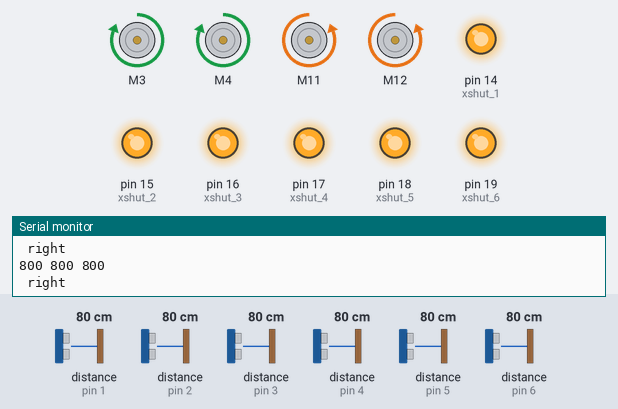
The sketch below on a simulated Arduino Mega 2560, built with avr-gcc and run on an emulated ATmega2560. Shown: 4 × DC motor (green arrow = forward, orange = backward, longer = faster), output pins drawn as LEDs (lit = HIGH), the last lines printed to the serial monitor. Inputs (shaded band) come from the test bench; at power-on: distance to the obstacle (sensors on pin 1, pin 2, pin 3, pin 4, pin 5, pin 6) 80 cm.

Above: at 1.3 s.
1.4 s: distance to the obstacle (sensor on pin 1) set to 22 cm
4.4 s: distance to the obstacle (sensor on pin 1) set to 19 cm
At 5.5 s:
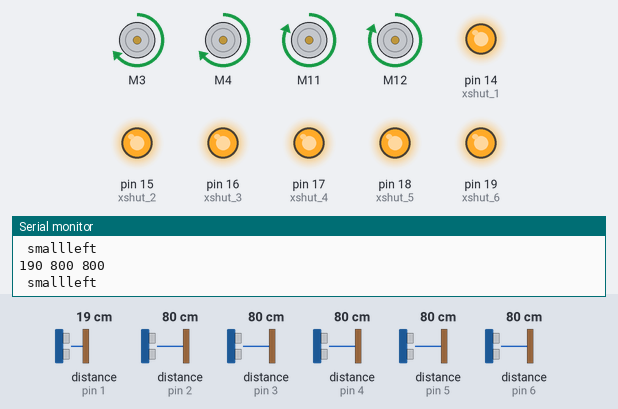
6.1 s: distance to the obstacle (sensor on pin 2) set to 65 cm
7.6 s: distance to the obstacle (sensor on pin 2) set to 57 cm
At 8.9 s:
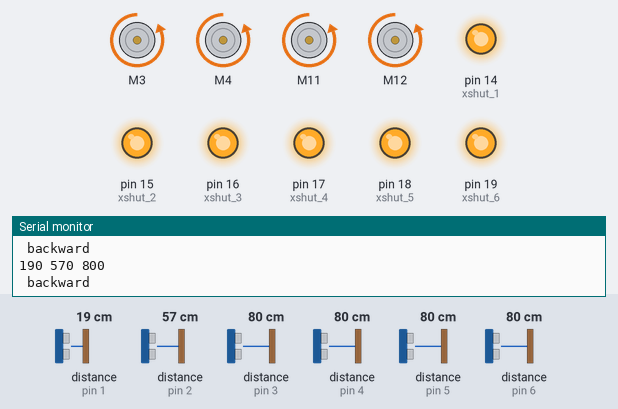
9.3 s: distance to the obstacle (sensor on pin 2) set to 120 cm
At 9.9 s:
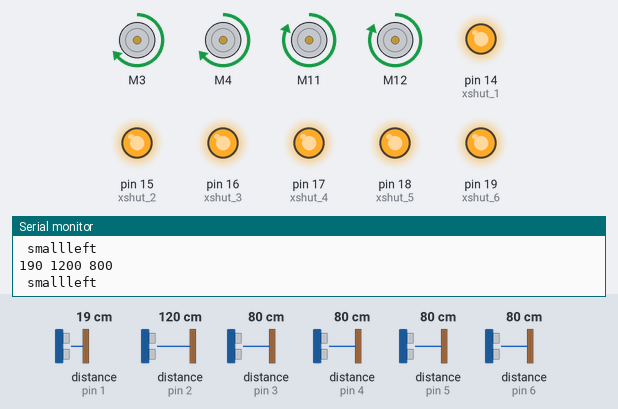
10.9 s: distance to the obstacle (sensor on pin 2) set to 2 cm
At 12.2 s:
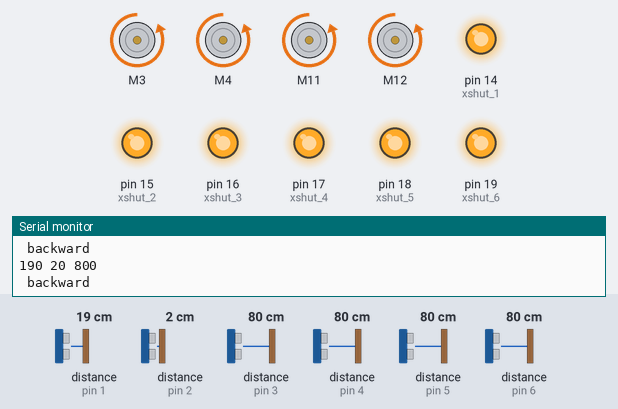
Timing chart, 0 to 13.5 s (numbered marks = the images above; inputs shaded):
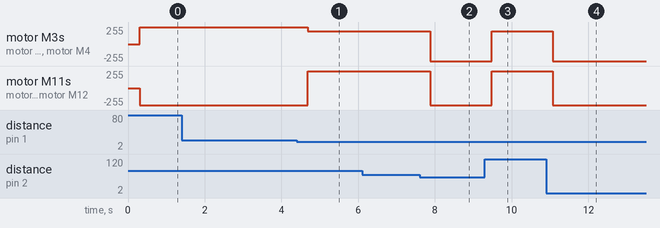

The sketch:

sumo1.ino
```cpp
#include <Wire.h>
#include <VL53L0X.h>
#include <SparkFun_TB6612.h>

#include "Adafruit_VL53L0X.h"
Adafruit_VL53L0X lox = Adafruit_VL53L0X();

#include <QTRSensors.h>

QTRSensors qtr;
QTRSensors qtr2;

const uint8_t SensorCount = 8;
int sensorValues1[SensorCount];
int sensorValues2[SensorCount];

VL53L0X laser_1;
VL53L0X laser_2;
VL53L0X laser_3;
VL53L0X laser_4;
VL53L0X laser_5;
VL53L0X laser_6;

#define  xshut_1 14
#define  xshut_2 15
#define  xshut_3 16
#define  xshut_4 17
#define  xshut_5 18
#define  xshut_6 19

int a, b, c, d, e, f;

#define L1_LED 33
#define L2_LED 32

#define PWM_1 8
#define PWM_2 9

#define M1_a2 2
#define M1_a1 3
#define M1_b1 4
#define M1_b2 5
#define STBY 20


#define M2_a2 10
#define M2_a1 11
#define M2_b1 12
#define M2_b2 13

const int offsetA = 1;
const int offsetB = 1;

#define buzzer 46

boolean Flag1 = true;

Motor motor1 = Motor(M1_a1, M1_a2, PWM_1, offsetA, STBY);
Motor motor2 = Motor(M1_b1, M1_b2, PWM_2, offsetB, STBY);
Motor motor3 = Motor(M2_a1, M2_a2, PWM_1, offsetA, STBY);
Motor motor4 = Motor(M2_b1, M2_b2, PWM_2, offsetB, STBY);
int full_speed = 255;
int small_speed = 190;
uint16_t position1;
uint16_t position2;

unsigned long CurrentTime;
unsigned long ChaosTime;
boolean haos;
int distance = 200;
int distance2 = 600;

void setup() {
  pinMode(xshut_6, OUTPUT);
  pinMode(xshut_5, OUTPUT);
  pinMode(xshut_4, OUTPUT);
  pinMode(xshut_3, OUTPUT);
  pinMode(xshut_2, OUTPUT);
  pinMode(xshut_1, OUTPUT);

  digitalWrite(xshut_1, LOW);
  digitalWrite(xshut_2, LOW);
  digitalWrite(xshut_3, LOW);
  digitalWrite(xshut_4, LOW);
  digitalWrite(xshut_5, LOW);
  digitalWrite(xshut_6, LOW);

  delay(100);
  Wire.begin();

  Serial.begin(115200);

  digitalWrite(xshut_1, HIGH);
  //delay(100);
  //Serial.println("00");
  laser_1.init(true);
  //Serial.println("01");
  //delay(100);
  laser_1.setAddress((uint8_t)01);
  //Serial.println("02");

  digitalWrite(xshut_2, HIGH);
  //delay(100);
  laser_2.init(true);
  //Serial.println("03");
  //delay(100);
  laser_2.setAddress((uint8_t)02);
  //Serial.println("04");

  digitalWrite(xshut_3, HIGH);
  //delay(100);
  laser_3.init(true);
  //Serial.println("05");
  //delay(100);
  laser_3.setAddress((uint8_t)03);
  //Serial.println("06");

  digitalWrite(xshut_4, HIGH);
  //delay(100);
  //Serial.println("07");
  laser_4.init(true);
  //Serial.println("08");
  //delay(100);
  laser_4.setAddress((uint8_t)04);
  //Serial.println("09");

  digitalWrite(xshut_5, HIGH);
  //delay(100);
  //Serial.println("10");
  laser_5.init(true);
  //Serial.println("11");
  //delay(100);
  laser_5.setAddress((uint8_t)05);
  //Serial.println("12");

  digitalWrite(xshut_6, HIGH);
  //delay(100);
  //Serial.println("13");
  laser_6.init(true);
  //Serial.println("14");
  //delay(100);
  laser_6.setAddress((uint8_t)06);
  //Serial.println("15");

  //Serial.println("addresses set");

  laser_1.startContinuous();
  laser_2.startContinuous();
  laser_3.startContinuous();
  laser_4.startContinuous();
  laser_5.startContinuous();
  laser_6.startContinuous();


  qtr.setTypeAnalog();
  qtr.setSensorPins((const uint8_t[]) {
    A1, A3, A5, A7, A9, A11, A13, A15
  }, SensorCount);
  qtr.setEmitterPin(33);
  qtr2.setTypeAnalog();
  qtr2.setSensorPins((const uint8_t[]) {
    A0, A2, A4, A6, A8, A10, A12, A14
  }, SensorCount);
  qtr2.setEmitterPin(32);

  millis();
}

void loop() {
  laser_function();
  //color_function();
}

void color_function() {
  //colors();
  int max = 4;
  int cnt_1 = 0;
  int cnt_2 = 0;
  qtr.read(sensorValues1);
  qtr2.read(sensorValues2);

  for (uint8_t i = 1; i < SensorCount; i++)
  {
    if (sensorValues1[i] > 400) {
      cnt_1++;
    }
    if (sensorValues2[i] > 400) {
      cnt_2++;
    }
    if (cnt_1 >=  max) {
      haos = false;
      backward();
      break;
    }
    if (cnt_2 >=  max) {
      haos = false;
      forward();
      break;
    }

  }


}


void laser_function() {
  //lasers();,
  a = laser_1.readRangeContinuousMillimeters();
  Serial.print(a);
  Serial.print(" ");

  b = laser_2.readRangeContinuousMillimeters();
  Serial.print(b);
  Serial.print(" ");

  c = laser_3.readRangeContinuousMillimeters();
  Serial.println(c);
  Serial.print(" ");

  d = laser_4.readRangeContinuousMillimeters();
  //Serial.print(d);
  //Serial.print(" ");

  e = laser_5.readRangeContinuousMillimeters();
  //Serial.print(e);
  //Serial.print(" ");

  f = laser_6.readRangeContinuousMillimeters();
  //Serial.println(f);


  if ((d <= distance& e <= distance) || (e <= distance2& f <= distance2)) {
    forward();
    haos = false;
    /*
      if ((d > distance && e > distance && f > distance && a > distance && b > distance && c > distance)) {
      right();
      haos = true;
      CurrentTime = millis();
      if (((millis() - CurrentTime) >= 5664) && (haos == true)) {
        haos_moving();
        haos = false;
      }
      }
    */
  }
  else if ((a <= distance & b <= distance2) || (b <= distance2 & c <= distance2)) {

    backward();
    haos = false;
  }
  else if (d <= distance || a <= distance) {
    small_left();
    haos = false;

  }
  else if (f <= distance2 || c <= distance2) {
    small_right();
    haos = false;
  }
  else {
    right();
    haos = true;
  }

}


void haos_moving() {
  forward();
  ChaosTime = millis();
  if ((millis() - ChaosTime) >= 1000) {
    small_right();
    ChaosTime = millis();
    if ((millis() - ChaosTime) >= 1000) {
      small_right();
      ChaosTime = millis();
      if ((millis() - ChaosTime) >= 1000) {
        small_right();
        ChaosTime = millis();
        if ((millis() - ChaosTime) >= 1000) {
          small_right();
          ChaosTime = millis();
          if ((millis() - ChaosTime) >= 1000) {
            small_left();

          }
        }
      }
    }
  }

}


void forward() {
  //if (a<=650 && b<=650 && c<=650){
  Serial.println("forward");
  forward(motor1, motor2, full_speed);
  forward(motor3, motor4, full_speed);
  //Serial.println("FORWARD");
}

void small_right() {
  Serial.println("smallright");
  forward(motor1, motor2, full_speed);
  forward(motor3, motor4, small_speed);
}
void small_left() {
  Serial.println("smallleft");
  forward(motor3, motor4, full_speed);
  forward(motor1, motor2, small_speed);
}

void backward() {
  Serial.println("backward");
  back(motor1, motor2, full_speed);
  back(motor3, motor4, full_speed);
}

void stopp() {
  Serial.println("stop");
  brake(motor1, motor2);
  brake(motor3, motor4);
}

void right() {
  Serial.println("right");
  forward(motor1, motor2, full_speed);
  back(motor3, motor4, full_speed);

}

void left() {
  Serial.println("left");
  forward(motor3, motor4, full_speed);
  back(motor1, motor2, full_speed);
}
```

Measured:
- the behaviour switches between 21 and 20 cm on distance to the obstacle (sensor on pin 1) (found by bisection; images 0 and 1)
- the behaviour switches between 61 and 60 cm on distance to the obstacle (sensor on pin 2) (found by bisection; images 1 and 2)
- after the input at 4.4 s, motor M3, motor M4: forward 255/255 → forward 190/255 after 0.29 s; motor M11, motor M12: backward 255/255 → forward 255/255 after 0.29 s
- after the input at 7.6 s, motor M3, motor M4: forward 190/255 → backward 255/255 after 0.28 s; motor M11, motor M12: forward 255/255 → backward 255/255 after 0.28 s
- after the input at 9.3 s, motor M3, motor M4: backward 255/255 → forward 190/255 after 0.18 s; motor M11, motor M12: backward 255/255 → forward 255/255 after 0.18 s
- after the input at 10.9 s, motor M3, motor M4: forward 190/255 → backward 255/255 after 0.17 s; motor M11, motor M12: forward 255/255 → backward 255/255 after 0.17 s
